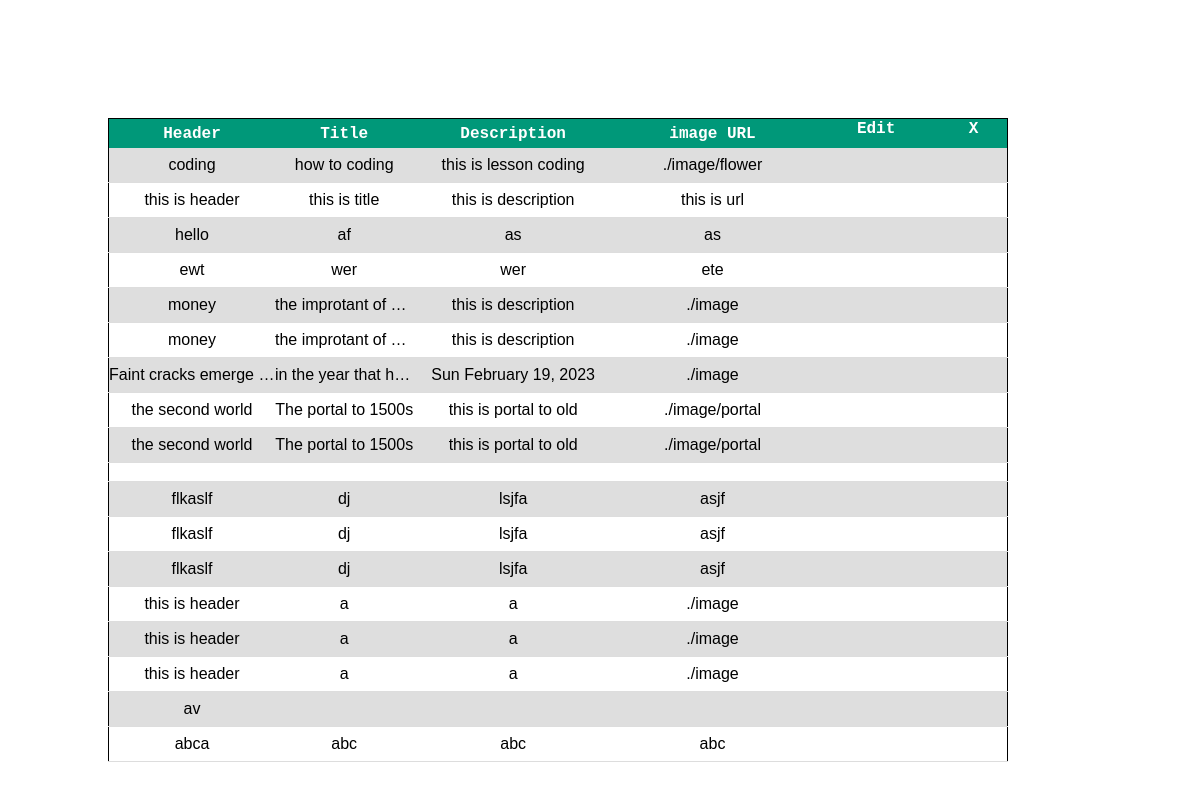
Screenshot of /Dashboard/PHP/home.php with the database file from the repository.
### tables this page shows
CREATE TABLE `Content` (
  `Title` varchar(1000) NOT NULL,
  `Header` varchar(100) NOT NULL,
  `Description` text NOT NULL,
  `Image` text NOT NULL,
  `id` int(10) UNSIGNED NOT NULL
);

### Dashboard/SQL/CONNECTION/conn-dashboard.php (called while the page is built, shortened)
<?php
          $connection = mysqli_connect("localhost","root","","Dashboard");
            $all_data = $connection->query("SELECT * FROM Content;");
?>

### Dashboard/PHP/home.php (the view, shortened to what this page needs)
<?php
    include('/Applications/XAMPP/xamppfiles/htdocs/Dashboard@web/Dashboard/SQL/CONNECTION/conn-dashboard.php');
?>
<!DOCTYPE html>
<html lang="en">
<head>
    <link rel="stylesheet" type="" href="/Dashboard/CSS/home.css">
</head>
<body>
    <div class="table-wrapper" style="margin:100px">
        <table>
            <tr class="header-table">
                <th>Header</th>
                <th>Title</th>
                <th>Description</th>
                <th>image URL</th>
                <th class="remove">Edit</th>
                <th class="remove">X</th>
            </tr><br>
       <?php
       while($row = mysqli_fetch_assoc($all_data)){
        ?>
            <tr class="tr">
                <td><?php echo $row["Header"]; ?></td>
                <td><?php echo $row["Title"]; ?></td>
                <td><?php echo $row["Description"]; ?></td>
                <td><?php echo $row["Image"]; ?></td>
                <td class="remove"><i class="fa-sharp fa-solid fa-pen-to-square"></i></td>
                <td class="remove"><i class="fa-solid fa-trash"></i></td>
            </tr>
        <?php } ?>
        </table>
    </div>
</body>
</html>

### Dashboard/CSS/home.css (style rules this page uses)
body { overflow: hidden; overflow-y: hidden; height: 200vh; }
table { border-collapse: collapse; margin: auto; white-space: nowrap; text-overflow: ellipsis; border: 1px solid black; overflow-y: auto; width: 75vw; }
.table-wrapper { margin: auto; max-height: 200vh; max-width: 75vw; overflow: scroll; }
td, th { font-family: 'Gill Sans', 'Gill Sans MT', Calibri, 'Trebuchet MS', sans-serif; white-space: nowrap; overflow: hidden; text-overflow: ellipsis; }
.tr td { white-space: nowrap; overflow: hidden; text-overflow: ellipsis; max-width: 40px; min-width: 5px; }
tr td { white-space: nowrap; overflow: hidden; text-overflow: ellipsis; border-bottom: 1px solid #dddddd; }
.tr:nth-child(even) { background: #cccccca5 }
.tr:nth-child(odd) { background: #FFF }
td { white-space: nowrap; overflow: hidden; text-overflow: ellipsis; text-align: center; padding: 8px 0px; }
.header-table { background-color: #009879; position: sticky; top: -1px; min-width: 5px; }
.remove { max-width: 30px; padding-right: 10px; padding-bottom: 10px; }
.header-table th { color: white; max-width: 70px; white-space: nowrap; overflow: hidden; text-overflow: ellipsis; font-family:'Courier New', Courier, monospace; }

### rows the page displays
content: Header "coding", Title "how to coding", Description "this is lesson coding", Image "./image/flower"
content: Header "this is header", Title "this is title", Description "this is description", Image "this is url"
content: Header "hello", Title "af", Description "as", Image "as"
content: Header "ewt", Title "wer", Description "wer", Image "ete"
content: Header "money", Title "the improtant of…", Description "this is description", Image "./image"
content: Header "money", Title "the improtant of…", Description "this is description", Image "./image"
content: Header "Faint cracks emerge…", Title "in the year that h…", Description "Sun February 19, 2023", Image "./image"
content: Header "the second world", Title "The portal to 1500s", Description "this is portal to old", Image "./image/portal"
content: Header "the second world", Title "The portal to 1500s", Description "this is portal to old", Image "./image/portal"
content: Header "flkaslf", Title "dj", Description "lsjfa", Image "asjf"
content: Header "flkaslf", Title "dj", Description "lsjfa", Image "asjf"
content: Header "flkaslf", Title "dj", Description "lsjfa", Image "asjf"
content: Header "this is header", Title "a", Description "a", Image "./image"
content: Header "this is header", Title "a", Description "a", Image "./image"
content: Header "this is header", Title "a", Description "a", Image "./image"
content: Header "av"
content: Header "abca", Title "abc", Description "abc", Image "abc"
